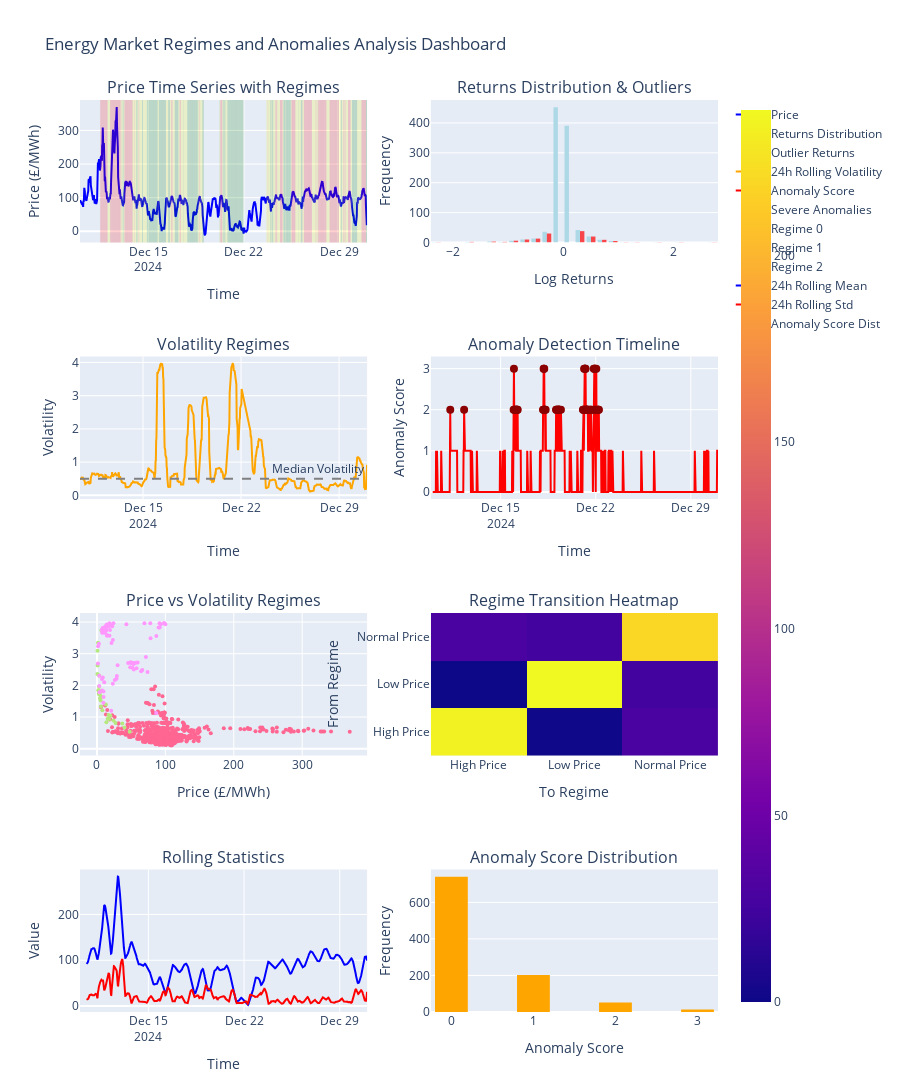

The cell this chart's notebook holds for it:
### Markdown cell above
## 3. Comprehensive Visualizations Dashboard

Let's create interactive visualizations to display our regimes and anomalies analysis results.

### Code cell
# Create comprehensive regimes and anomalies visualization dashboard

if not merged_df.empty and len(log_returns) > 10:
    
    print("Creating Regimes and Anomalies Dashboard...")
    
    # Create comprehensive dashboard with multiple subplots
    fig = make_subplots(
        rows=4, cols=2,
        subplot_titles=[
            'Price Time Series with Regimes', 'Returns Distribution & Outliers',
            'Volatility Regimes', 'Anomaly Detection Timeline', 
            'Price vs Volatility Regimes', 'Regime Transition Heatmap',
            'Rolling Statistics', 'Anomaly Score Distribution'
        ],
        specs=[[{"secondary_y": False}, {"secondary_y": False}],
               [{"secondary_y": False}, {"secondary_y": False}],
               [{"secondary_y": False}, {"secondary_y": False}],
               [{"secondary_y": False}, {"secondary_y": False}]]
    )
    
    # 1. Price time series with regime coloring
    fig.add_trace(
        go.Scatter(x=price_data.index, y=price_data.values, 
                  name='Price', line=dict(color='blue', width=2)),
        row=1, col=1
    )
    
    # Add regime background if available
    if 'regime_results' in locals() and regime_results and 'price_regimes' in regime_results:
        price_regimes = regime_results['price_regimes']
        
        # Add colored background for different regimes
        for regime_type, color in [('High Price', 'red'), ('Low Price', 'green'), ('Normal Price', 'yellow')]:
            regime_periods = price_regimes[price_regimes == regime_type]
            if len(regime_periods) > 0:
                for idx in regime_periods.index:
                    fig.add_vrect(
                        x0=idx, x1=idx + pd.Timedelta(minutes=30),
                        fillcolor=color, opacity=0.2, line_width=0,
                        row=1, col=1
                    )
    
    # 2. Returns distribution with outliers highlighted
    returns_clean = log_returns.dropna()
    
    # Normal distribution overlay
    fig.add_trace(
        go.Histogram(x=returns_clean.values, nbinsx=30, 
                    name='Returns Distribution', marker_color='lightblue'),
        row=1, col=2
    )
    
    # Highlight outliers if available
    if 'anomaly_results' in locals() and anomaly_results:
        outlier_returns = returns_clean[anomaly_results['returns_outliers'].reindex(returns_clean.index, fill_value=False)]
        if len(outlier_returns) > 0:
            fig.add_trace(
                go.Histogram(x=outlier_returns.values, nbinsx=30,
                            name='Outlier Returns', marker_color='red', opacity=0.7),
                row=1, col=2
            )
    
    # 3. Volatility with regime identification
    if 'rolling_vol_24h' in volatility_measures:
        vol_series = volatility_measures['rolling_vol_24h'].dropna()
        
        fig.add_trace(
            go.Scatter(x=vol_series.index, y=vol_series.values,
                      name='24h Rolling Volatility', line=dict(color='orange')),
            row=2, col=1
        )
        
        # Add volatility thresholds
        vol_median = vol_series.median()
        fig.add_hline(y=vol_median, line_dash="dash", line_color="gray",
                     annotation_text="Median Volatility", row=2, col=1)
    
    # 4. Anomaly detection timeline
    if 'anomaly_results' in locals() and anomaly_results:
        anomaly_indicators = anomaly_results['indicators']
        
        fig.add_trace(
            go.Scatter(x=anomaly_indicators.index, y=anomaly_indicators['anomaly_score'],
                      name='Anomaly Score', line=dict(color='red')),
            row=2, col=2
        )
        
        # Highlight severe anomalies
        severe_mask = anomaly_indicators['anomaly_score'] >= 2
        if severe_mask.sum() > 0:
            fig.add_trace(
                go.Scatter(x=anomaly_indicators[severe_mask].index, 
                          y=anomaly_indicators[severe_mask]['anomaly_score'],
                          mode='markers', name='Severe Anomalies', 
                          marker=dict(color='darkred', size=8)),
                row=2, col=2
            )
    
    # 5. Price vs Volatility scatter plot with regimes
    if 'rolling_vol_24h' in volatility_measures:
        vol_aligned = volatility_measures['rolling_vol_24h'].reindex(price_data.index).dropna()
        price_aligned = price_data.reindex(vol_aligned.index)
        
        if 'regime_results' in locals() and regime_results and 'kmeans_regimes' in regime_results:
            # Color by K-means regimes
            regimes_aligned = regime_results['kmeans_regimes'].reindex(vol_aligned.index)
            
            for regime_id in regimes_aligned.unique():
                if not pd.isna(regime_id):
                    mask = regimes_aligned == regime_id
                    fig.add_trace(
                        go.Scatter(x=price_aligned[mask], y=vol_aligned[mask],
                                  mode='markers', name=f'Regime {int(regime_id)}',
                                  marker=dict(size=4)),
                        row=3, col=1
                    )
        else:
            fig.add_trace(
                go.Scatter(x=price_aligned, y=vol_aligned,
                          mode='markers', name='Price vs Volatility',
                          marker=dict(color='purple', size=4)),
                row=3, col=1
            )
    
    # 6. Regime transition heatmap (simplified)
    if 'regime_results' in locals() and regime_results:
        # Create a simple transition matrix visualization
        if 'price_regimes' in regime_results and regime_results['price_regimes'] is not None:
            regimes = regime_results['price_regimes']
            
            # Calculate transitions
            transitions = pd.crosstab(regimes.shift(), regimes, margins=True)
            
            # Convert to heatmap data
            heatmap_data = transitions.iloc[:-1, :-1]  # Remove margins
            
            fig.add_trace(
                go.Heatmap(z=heatmap_data.values,
                          x=heatmap_data.columns,
                          y=heatmap_data.index,
                          name='Regime Transitions'),
                row=3, col=2
            )
    
    # 7. Rolling statistics
    if len(price_data) > 24:
        rolling_mean = price_data.rolling(24).mean()
        rolling_std = price_data.rolling(24).std()
        
        fig.add_trace(
            go.Scatter(x=rolling_mean.index, y=rolling_mean.values,
                      name='24h Rolling Mean', line=dict(color='blue')),
            row=4, col=1
        )
        
        fig.add_trace(
            go.Scatter(x=rolling_std.index, y=rolling_std.values,
                      name='24h Rolling Std', line=dict(color='red')),
            row=4, col=1
        )
    
    # 8. Anomaly score distribution
    if 'anomaly_results' in locals() and anomaly_results:
        anomaly_scores = anomaly_results['indicators']['anomaly_score']
        
        fig.add_trace(
            go.Histogram(x=anomaly_scores.values, nbinsx=10,
                        name='Anomaly Score Dist', marker_color='orange'),
            row=4, col=2
        )
    
    # Update layout
    fig.update_layout(
        height=1200,
        title_text="Energy Market Regimes and Anomalies Analysis Dashboard",
        showlegend=True
    )
    
    # Update axis labels
    fig.update_xaxes(title_text="Time", row=1, col=1)
    fig.update_yaxes(title_text="Price (£/MWh)", row=1, col=1)
    fig.update_xaxes(title_text="Log Returns", row=1, col=2)
    fig.update_yaxes(title_text="Frequency", row=1, col=2)
    fig.update_xaxes(title_text="Time", row=2, col=1)
    fig.update_yaxes(title_text="Volatility", row=2, col=1)
    fig.update_xaxes(title_text="Time", row=2, col=2)
    fig.update_yaxes(title_text="Anomaly Score", row=2, col=2)
    fig.update_xaxes(title_text="Price (£/MWh)", row=3, col=1)
    fig.update_yaxes(title_text="Volatility", row=3, col=1)
    fig.update_xaxes(title_text="To Regime", row=3, col=2)
    fig.update_yaxes(title_text="From Regime", row=3, col=2)
    fig.update_xaxes(title_text="Time", row=4, col=1)
    fig.update_yaxes(title_text="Value", row=4, col=1)
    fig.update_xaxes(title_text="Anomaly Score", row=4, col=2)
    fig.update_yaxes(title_text="Frequency", row=4, col=2)
    
    fig.show()
    
    print("Dashboard created successfully!")
    
else:
    print("Insufficient data for comprehensive visualization!")
